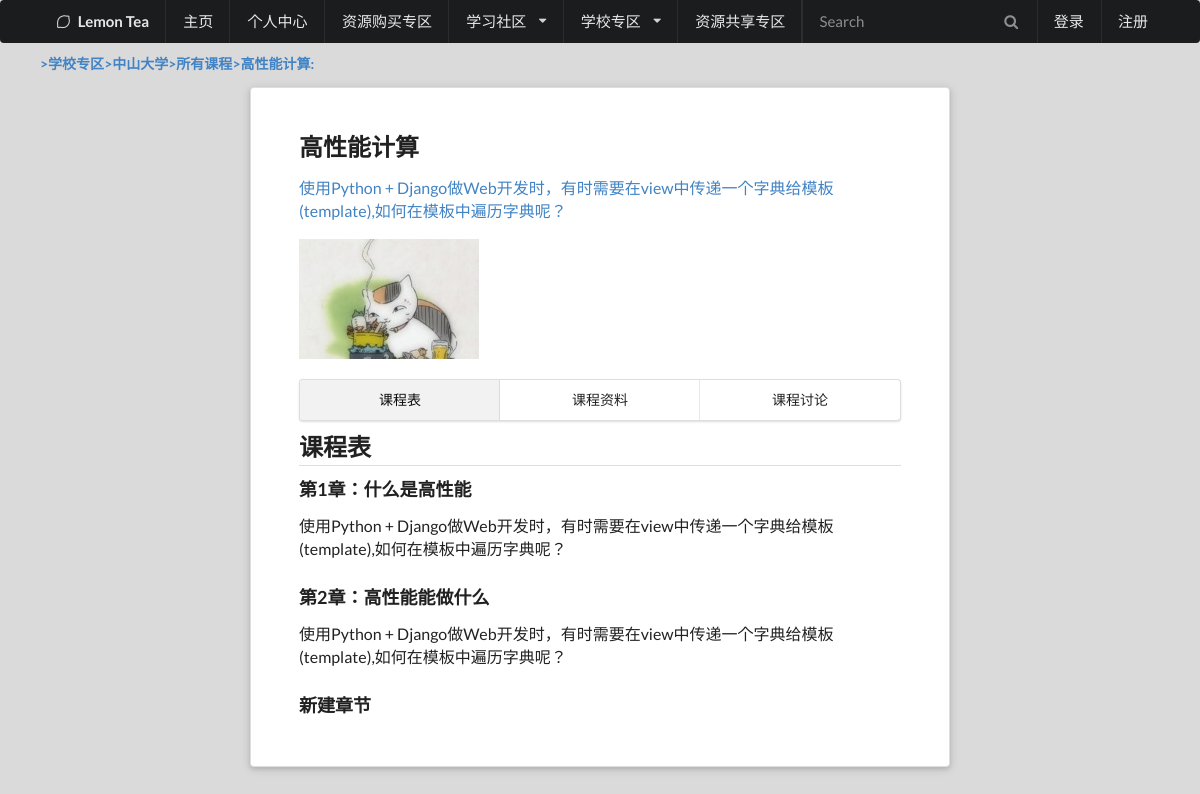
The app's page /school/course/1/ with its own data.
### LemonApp/models.py (models this page shows, shortened)
class Course(models.Model):
    college_name = models.CharField("大学", max_length=50, null=True)
    course_order = models.IntegerField("课程编号", null=True)
    course_identifier = models.CharField("课程号", max_length=50)
    title = models.CharField("课程名称", max_length=50)
    image = models.ImageField("课程图片", upload_to="CoursePhoto/", null=True, default="CoursePhoto/default.png")
    description = models.TextField("课程介绍")
    teacher = models.CharField("授课老师", max_length=50)
    class Meta:
        db_table = "Course"

class ChapterList(models.Model):
    course_id = models.ForeignKey(Course, on_delete=models.CASCADE)
    chapter_order = models.IntegerField("章节编号")
    title = models.CharField("章节标题", max_length=50)
    description = models.TextField("章节介绍")
    class Meta:
        unique_together = ("id", "course_id")
        db_table = "ChapterList"

### LemonApp/views.py (the view)
# urls.py: url(r'course/[0-9]+/$', views.course, name="course"),
def course(request):
	path = request.path
	URL_list = path.split('/')
	course_id = int(URL_list[3])
	course = Course.objects.filter(id=course_id)[0]
	chapter_list = ChapterList.objects.filter(course_id=course_id).order_by("chapter_order")
	chapter_id_list = [chapter.id for chapter in chapter_list]
	ppt_list = []
	for charter_id in chapter_id_list:
		temp_list = PPTList.objects.filter(chapter_id=charter_id).order_by("ppt_order")
		print(type(temp_list))
		ppt_list.extend(temp_list)
	for i in ppt_list:
		print(type(i))
	return render(request,'course.html', locals())

### LemonApp/templates/course.html (shortened to what this page needs)
{% load static %}
<!DOCTYPE html>
<html>
<head>
    <link rel="stylesheet" type="text/css" href="{% static 'semantic.css' %}">
</head>
<body>
    {% include "HeaderMenu.html"%}
  <div class = "ui main container" style= "width:80rem">
    <h5 class = "ui header" ><a href="#">>学校专区<a href="school">>中山大学<a href="#">>所有课程<a href="#">>{{ course.title }}:</h5>
      <div class="ui raised very padded text container segment" style= "width:75rem">
        <h2 class="ui header">{{ course.title }}</h2>
        <p>
          {{ course.description }}
        </p>
          <img src= "/LemonApp/media/{{ course.image }}" style="height:120px;width:180px;object-fit:cover;"></a>
      <div class="ui three item stackable tabs menu">
        <a class="active item" data-tab="introduction">课程表</a>
        <a class="item" data-tab="material">课程资料</a>
        <a class="item" data-tab="disscus">课程讨论</a>
      </div>
      <div class="ui active tab" data-tab="introduction">
        <div class="ui main container">
          <h2 class="ui dividing header">课程表</h2>
          <div class="introduction">
            {% for chapter in chapter_list %}
              <h3 class="ui header">第{{ chapter.chapter_order }}章：{{ chapter.title }}</h3>
              <p>{{ chapter.description }}</p>
            {% endfor %}
            <h3 class="ui header" href='add_chapter'>新建章节</h3>
          </div>
        </div>
      </div>
</body>
</html>

### LemonApp/templates/course.html (style rules this page uses)
body { background-color: #DADADA; }

### records on screen
Course: title "高性能计算", description "使用Python + Django做Web开发时，有时需要在view中传递一个字典给模板(template),如何在模板中遍历字典呢？", image (picture)
ChapterList: chapter_order "1", title "什么是高性能", description "使用Python + Django做Web开发时，有时需要在view中传递一个字典给模板(template),如何在模板中遍历字典呢？"
ChapterList: chapter_order "2", title "高性能能做什么", description "使用Python + Django做Web开发时，有时需要在view中传递一个字典给模板(template),如何在模板中遍历字典呢？"
